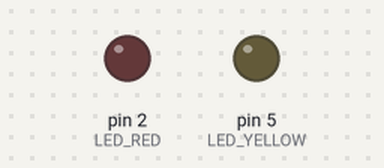
A sketch run on a simulated Arduino Uno, built with avr-gcc and run on an emulated ATmega328P. Shown: output pins drawn as LEDs (lit = HIGH).

Above: at 0.15 s.
At 7.95 s:
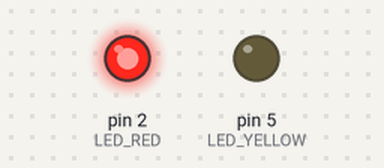
Timing chart, 0 to 8.1 s (numbered marks = the images above):
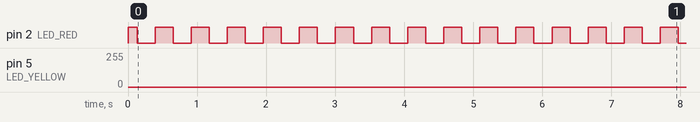

The sketch:

flash.ino
```cpp
#define LED_YELLOW  5
#define LED_RED     2

void setup() {
  pinMode(LED_YELLOW, OUTPUT);
  pinMode(LED_RED, OUTPUT);
}

void loop() {
  // 黄灯渐亮，红灯同步渐暗
  for(int brightness = 0; brightness <= 255; brightness++){
    analogWrite(LED_YELLOW, brightness);
    analogWrite(LED_RED, 255 - brightness);
    delay(1);
  }
  // 黄灯渐暗，红灯同步渐亮
  for(int brightness = 255; brightness >= 0; brightness--){
    analogWrite(LED_YELLOW, brightness);
    analogWrite(LED_RED, 255 - brightness);
    delay(1);
  }
}
```

Measured:
- by itself, pin 2 (LED_RED): repeats every 0.52 s: LOW 0.26 s, HIGH 0.26 s
